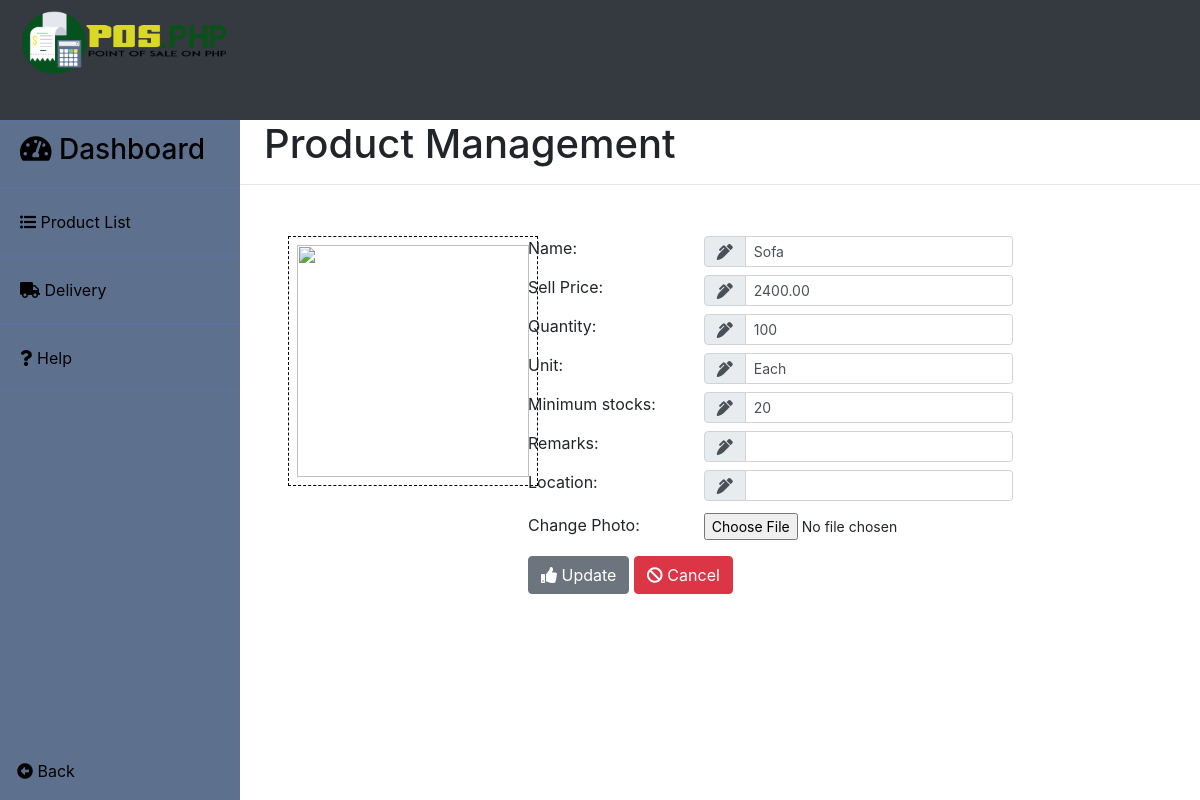
Page /products/update_products.php?id=10012 (signed in) on the earlier database version.
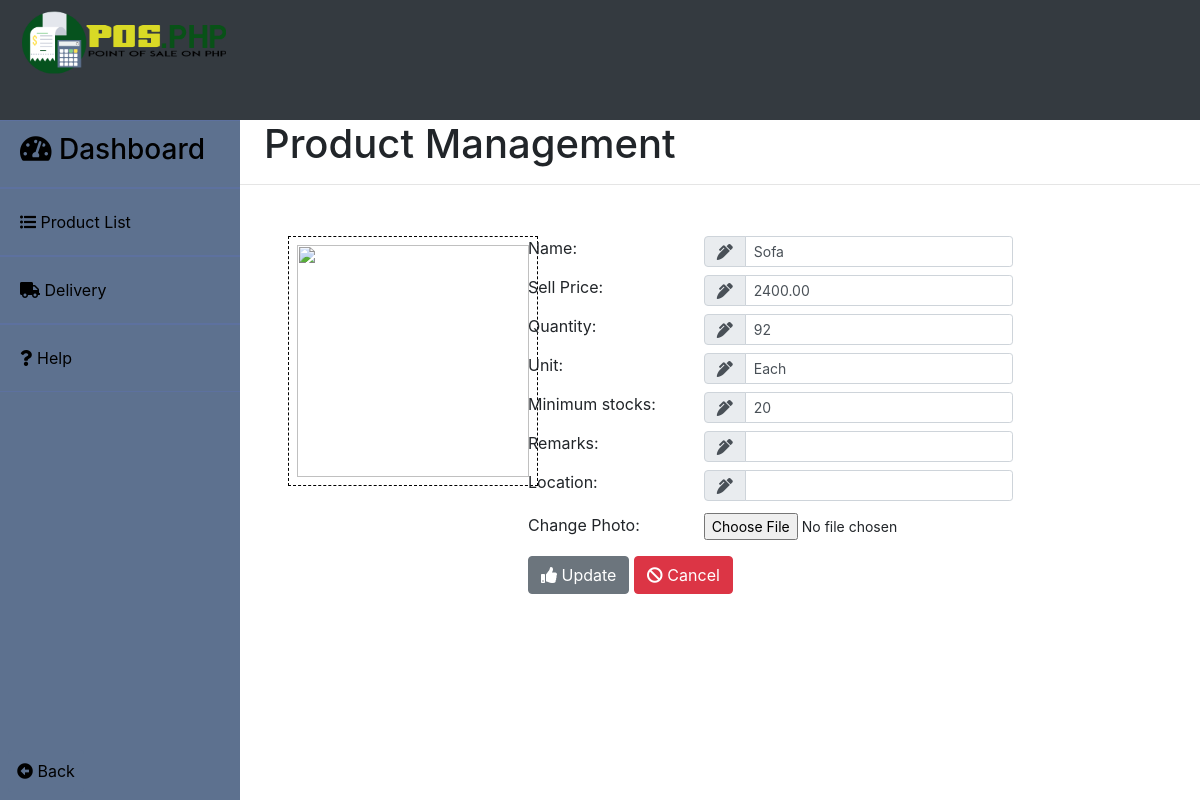
Same page on the later database version.
### tables this page shows
CREATE TABLE `products` (
  `product_no` varchar(50) NOT NULL,
  `product_name` varchar(30) DEFAULT NULL,
  `sell_price` decimal(18,2) DEFAULT NULL,
  `quantity` int(11) DEFAULT NULL,
  `unit` varchar(30) DEFAULT NULL,
  `min_stocks` int(11) DEFAULT NULL,
  `remarks` text DEFAULT NULL,
  `location` varchar(50) DEFAULT NULL,
  `images` varchar(30) DEFAULT NULL
);

### products/update_products.php (the view, shortened to what this page needs)
<?php
	include("../server/connection.php");
  	if (isset($_GET['id'])){
		$id   =   $_GET['id'];
		$sql  =   "SELECT * FROM products WHERE product_no='$id'";
		$result1   = mysqli_query($db, $sql);
		$row1  =   mysqli_fetch_array($result1);
?>
<!DOCTYPE html>
<html>
<head>
	<?php include('../templates/head1.php');?>
</head>
<body>
	<div class="contain h-100">
		<div class="header bg-dark">
			<img class="img-fluid w-100 mt-2 ml-1" src="../images/logo.png" >
		</div>
	<div class="sidebar">
	<button><h3><i class="fas fa-tachometer-alt"></i>  Dashboard</h3></button>
	<button id="sidebar_button" onclick="window.location.href='../products/products.php'"><i class="fas fa-list-ul"></i> Product List</button>
	<button id="sidebar_button" onclick="window.location.href='../delivery/add_delivery.php'"><i class="fas fa-truck"></i> Delivery</button>
	<button id="sidebar_button" type="button" data-toggle="popover" title="Product Management" data-content="Here you will create, update, delete and view products." data-placement="bottom"><i class="fas fa-question"></i> Help</button>
	<div class="fixed-bottom">
		<button class="btn m-2 p-2" id="sidebar_button" onclick="window.location.href='../main.php'"><i class="fas fa-arrow-alt-circle-left"></i> Back</button>
	</div>
</div>
		<div class="main">
			<div class="side">
				<h1 class="ml-4">Product Management</h1>
				<hr>
			</div>
			<div class="first_side ml-5 mt-5 mr-3">
				<div style="border:1px dashed black; width: 250px;height: 250px;">
					<?php echo "<img class='img-fluid p-2 h-100 w-100' src='../images/".$row1['images']."'>"; ?>
				</div>
			</div>
			<div class="second_side table-responsive">
					<table class="mt-5">
						<tbody>
							<tr>
								<td  valign="baseline">Name:</td>
								<td class="pl-5 pb-2"><div class="input-group"><div class="input-group-prepend"><span class="input-group-text" id="basic-addon1"><i class="fas fa-pen-alt"></i></span></div><input type="text" name="product_name" class="form-control-sm form-control" value="<?php echo $row1['product_name'];?>"required></div></td>
							</tr>
							<tr>
								<td  valign="baseline">Sell Price:</td>
								<td class="pl-5 pb-2"><div class="input-group"><div class="input-group-prepend"><span class="input-group-text" id="basic-addon1"><i class="fas fa-pen-alt"></i></span></div><input type="number" name="price" step="0.01" value="<?php echo $row1['sell_price'];?>" class="form-control form-control-sm" required></td>
							</tr>
							<tr>
								<td  valign="baseline">Quantity:</td>
								<td class="pl-5 pb-2"><div class="input-group"><div class="input-group-prepend"><span class="input-group-text" id="basic-addon1"><i class="fas fa-pen-alt"></i></span></div><input type="number" name="qty" value="<?php echo $row1['quantity'];?>" class="form-control-sm form-control" required></div></td>
							</tr>
							<tr>
								<td  valign="baseline">Unit:</td>
								<td class="pl-5 pb-2"><div class="input-group"><div class="input-group-prepend"><span class="input-group-text" id="basic-addon1"><i class="fas fa-pen-alt"></i></span></div><input type="text" name="unit" value="<?php echo $row1['unit'];?>" class="form-control-sm form-control" required></div></td>
							</tr>
							<tr>
								<td  valign="baseline">Minimum stocks:</td>
								<td class="pl-5 pb-2"><div class="input-group"><div class="input-group-prepend"><span class="input-group-text" id="basic-addon1"><i class="fas fa-pen-alt"></i></span></div><input type="number" name="min_stocks" value="<?php echo $row1['min_stocks'];?>" class="form-control-sm form-control" required></div></td>
							</tr>
							<tr>
								<td  valign="baseline">Remarks:</td>
								<td class="pl-5 pb-2"><div class="input-group"><div class="input-group-prepend"><span class="input-group-text" id="basic-addon1"><i class="fas fa-pen-alt"></i></span></div><input type="text" name="remarks" value="<?php echo $row1['remarks'];?>" class="form-control-sm form-control" required></div></td>
							</tr>
							<tr>
								<td  valign="baseline">Location:</td>
								<td class="pl-5 pb-2"><div class="input-group"><div class="input-group-prepend"><span class="input-group-text" id="basic-addon1"><i class="fas fa-pen-alt"></i></span></div><input type="text" name="location" value="<?php echo $row1['location'];?>" class="form-control-sm form-control" required></div></td>
							</tr>
						<?php }?>
							<tr>
								<td>Change Photo:</td>
								<td><input class="form-control-sm pl-5" type="file" name="images"></td>
							</tr>
						</tbody>
					</table>
					<div class="text-left mt-3">
						<button type="submit" name="update" class="btn btn-secondary"><i class="fas fa-thumbs-up"></i> Update</button>
						<button type="button" class="btn btn-danger" onclick="window.location.href='../products/products.php'" ><i class="fas fa-ban"></i> Cancel</button>
					</div>
			</div>
		</div>
	</div>
</body>
</html>

Differences in the rows shown:
changed products "Sofa": qty "100" → "92"
